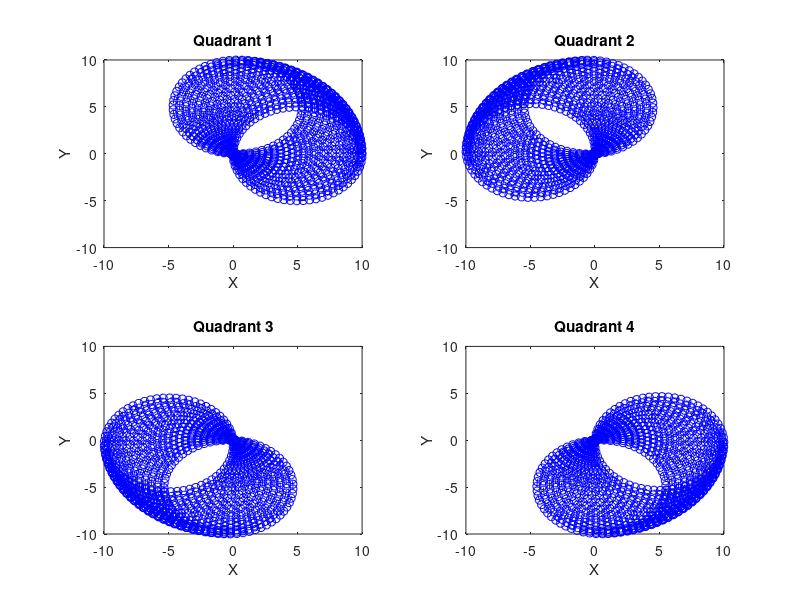

This figure's MATLAB source:
%X = input('Enter the x_axis of the arm : ');
%Y = input('Enter the y_axis of the arm  : ');
clc
clear all
close all
a1 = 5;
a2 = 5;
k =1;
k4 =1;
k2 = 1;
k3 = 1;
for q1=0:0.1:pi/2
    for q2=0:0.1:2*pi
        X(k)=a1*cos(q1)+a2*cos(q1+q2);
        Y(k)=a1*sin(q1)+a2*sin(q1+q2);
        k=k+1;
    end
end
for q1=pi/2+0.1:0.1:pi
    for q2=0:0.1:2*pi
        X2(k2)=a1*cos(q1)+a2*cos(q1+q2);
        Y2(k2)=a1*sin(q1)+a2*sin(q1+q2);
        k2=k2+1;
    end
end
for q1=pi+0.1:0.1:3*pi/2
    for q2=0:0.1:2*pi
        X3(k3)=a1*cos(q1)+a2*cos(q1+q2);
        Y3(k3)=a1*sin(q1)+a2*sin(q1+q2);
        k3=k3+1;
    end
end
for q1=3*pi/2+0.1:0.1:2*pi
    for q2=0:0.1:2*pi
        X4(k4)=a1*cos(q1)+a2*cos(q1+q2);
        Y4(k4)=a1*sin(q1)+a2*sin(q1+q2);
        k4=k4+1;
    end
end


subplot(2,2,1)
n=1:k-1;
plot(X(n),Y(n),'b--o')
title('Quadrant 1')
xlabel('X')
ylabel('Y')
subplot(2,2,2)
n=1:k2-1;
plot(X2(n),Y2(n),'b--o')
title('Quadrant 2')
xlabel('X')
ylabel('Y')
subplot(2,2,3)
n=1:k3-1;
plot(X3(n),Y3(n),'b--o')
title('Quadrant 3')
xlabel('X')
ylabel('Y')
subplot(2,2,4)
n=1:k4-1;
plot(X4(n),Y4(n),'b--o')
title('Quadrant 4')
xlabel('X')
ylabel('Y')
